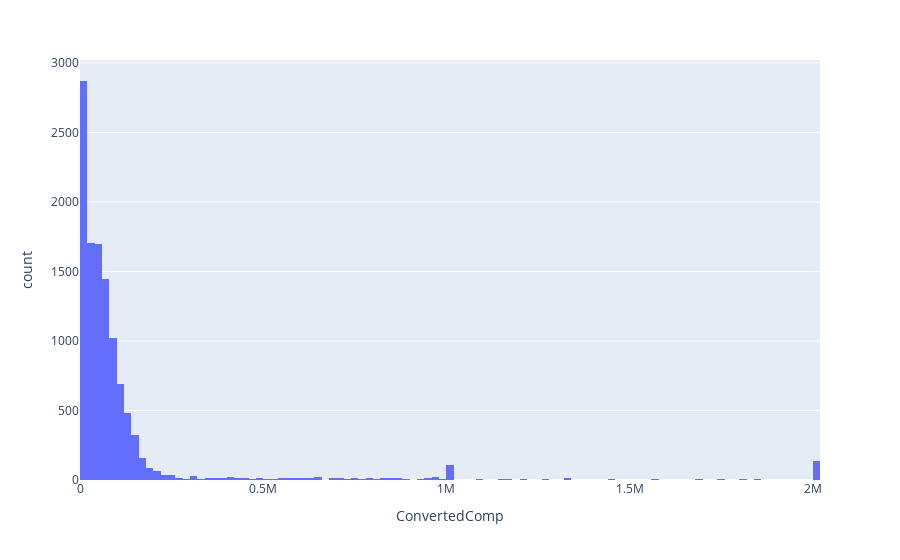

Notebook source saved alongside this figure:
### Markdown cell above
Plot the histogram for the column `ConvertedComp`.

### Code cell
# your code goes here
fig = px.histogram(df, x="ConvertedComp") 
fig.show()

### Figure 1 — Plotly figure (JSON) as saved in the notebook; plotly's stock layout.template omitted (floating-point values rounded to 4 significant figures; data arrays with more than 128 entries replaced by an {"elided": "..."} marker saying what was removed)
{"data": [{"alignmentgroup": "True", "bingroup": "x", "hovertemplate": "ConvertedComp=%{x}<br>count=%{y}<extra></extra>", "legendgroup": "", "marker": {"color": "#636efa", "pattern": {"shape": ""}}, "name": "", "offsetgroup": "", "orientation": "v", "showlegend": false, "type": "histogram", "x": {"elided": "11398 int values"}, "xaxis": "x", "yaxis": "y"}], "layout": {"barmode": "relative", "legend": {"tracegroupgap": 0}, "margin": {"t": 60}, "xaxis": {"anchor": "y", "domain": [0, 1], "title": {"text": "ConvertedComp"}}, "yaxis": {"anchor": "x", "domain": [0, 1], "title": {"text": "count"}}}}
